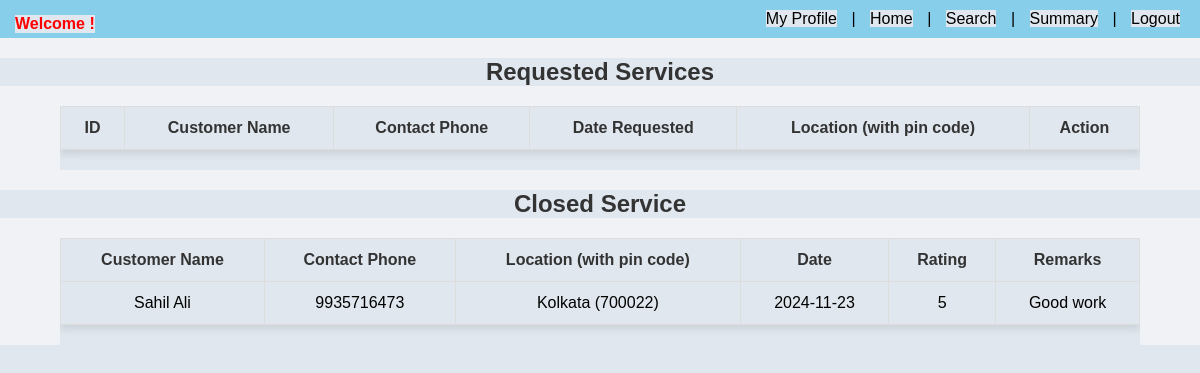
The app's page /prof_dashboard (signed in) with its own data.
### backend/models.py (models this page shows)
class Service_req(db.Model):
    __tablename__="service_req"
    id=db.Column(db.Integer,primary_key=True)
    service_id=db.Column(db.Integer, db.ForeignKey("service.id"),nullable=False)
    cust_id=db.Column(db.Integer, db.ForeignKey("user_info.id"),nullable=False)
    prof_id=db.Column(db.Integer, db.ForeignKey("prof_info.id"),nullable=False)
    date_of_req=db.Column(db.DateTime,nullable=False)
    date_of_comp=db.Column(db.DateTime,nullable=True)
    status=db.Column(db.String, nullable=False, default="Pending")
    remarks = db.Column(db.String, nullable=True)
    rating = db.Column(db.Integer, nullable=True)
    service = db.relationship("Service", backref="service_req")
    customer = db.relationship("User_Info", backref="service_req")
    professional = db.relationship("Prof_Info", backref="service_req")

class User_Info(db.Model):
    __tablename__="user_info"
    id=db.Column(db.Integer,primary_key=True)
    email=db.Column(db.String,unique=True,nullable=False)
    password=db.Column(db.String,nullable=False)
    role=db.Column(db.Integer,default=1)
    full_name=db.Column(db.String,nullable=False)
    location=db.Column(db.String,nullable=False)
    pin_code=db.Column(db.Integer,nullable=False)
    user_status=db.Column(db.String,default='approved')
    phone=db.Column(db.Integer,nullable=False, unique=True)

### backend/controllers.py (the view)
@app.route("/prof_dashboard")
def prof_dashboard():
    if "user_id" in session and session.get('role') == 2:
        professional_id = session["user_id"]
        professional = Prof_Info.query.get(professional_id)
        if not professional:
            flash("Professional not found.", "error")
            return redirect(url_for("signin"))
        if professional.prof_status == 'blocked':
            return render_template(
                "blocked_message.html",
                message="Your account has been blocked. Please contact support for further assistance."
            )
        today_services = Service_req.query.filter(
            Service_req.prof_id == professional_id,
            Service_req.status == STATUS_PENDING
        ).all()
        closed_services = db.session.query(
            Service_req.id.label("service_id"),
            User_Info.full_name.label("customer_name"),
            User_Info.phone.label("customer_phone"),
            User_Info.location.label("customer_location"),
            User_Info.pin_code.label("customer_pin_code"),
            Service_req.date_of_comp.label("date_of_completion"),
            Service_req.rating.label("rating"),
            Service_req.remarks.label("remarks")
        ).join(User_Info, User_Info.id == Service_req.cust_id).filter(
            Service_req.prof_id == professional_id,
            Service_req.status == STATUS_CLOSED
        ).all()
        print(professional)  # Add a print statement to print the professional object
        return render_template(
            "prof_dash.html",
            today_services=today_services,
            closed_services=closed_services,
            professional=professional
        )
    else:
        return redirect(url_for("signin"))

### templates/prof_dash.html (shortened to what this page needs)
{% extends "prof_layout.html" %}
{% block content %}
<head>
</head>
<body>
    <h2 class="section-title">Requested Services</h2>
    <div class="table-container">
        <table class="styled-table">
            <thead>
                <tr>
                    <th>ID</th>
                    <th>Customer Name</th>
                    <th>Contact Phone</th>
                    <th>Date Requested</th>
                    <th>Location (with pin code)</th>
                    <th>Action</th>
                </tr>
            </thead>
        </table>
    </div>
    <h2 class="section-title">Closed Service</h2>
    <div class="table-container">
        <table class="styled-table">
            <thead>
                <tr>
                    <th>Customer Name</th>
                    <th>Contact Phone</th>
                    <th>Location (with pin code)</th>
                    <th>Date</th>
                    <th>Rating</th>
                    <th>Remarks</th>
                </tr>
            </thead>
            <tbody>
                {% for service in closed_services %}
                <tr>
                    <td>{{ service.customer_name }}</td>
                    <td>{{ service.customer_phone if service.customer_phone else 'N/A' }}</td>
                    <td>{{ service.customer_location }} ({{ service.customer_pin_code }})</td>
                    <td>{{ service.date_of_completion.strftime('%Y-%m-%d') if service.date_of_completion else 'N/A' }}</td>
                    <td>{{ service.rating or 'No Rating' }}</td>
                    <td>{{ service.remarks or 'No Remarks' }}</td>
                </tr>
                {% else %}
                <tr>
                    <td colspan="5">No closed services available.</td>
                </tr>
                {% endfor %}
            </tbody>
        </table>
    </div>
</body>
{% endblock %}

### static/styles/main.css (style rules this page uses)
* { margin: 0; padding: 0; background-color: rgb(224, 231, 238); }

### templates/prof_layout.html (style rules this page uses)
body { font-family: Arial, sans-serif; background-color: #e6f5d0; margin: 0; padding: 0; }

### templates/prof_dash.html (style rules this page uses)
body { background-color: #f0f2f5; }
.section-title { color: #333; text-align: center; margin: 20px 0; font-size: 1.5em; }
.table-container { width: 90%; margin: auto; overflow-x: auto; }
.styled-table { width: 100%; border-collapse: collapse; margin-bottom: 20px; background-color: #ffffff; box-shadow: 0px 4px 8px rgba(0, 0, 0, 0.1); }
.styled-table th, .styled-table td { padding: 12px 15px; border: 1px solid #ddd; text-align: center; }
.styled-table thead tr { background-color: #87ceeb; color: #333; font-weight: bold; }

### records on screen
Service_req: customer_name "Sahil Ali", phone "9935716473", customer_location "Kolkata", customer_pin_code "700022", date_of_completion "2024-11-23", rating "5", remarks "Good work"
